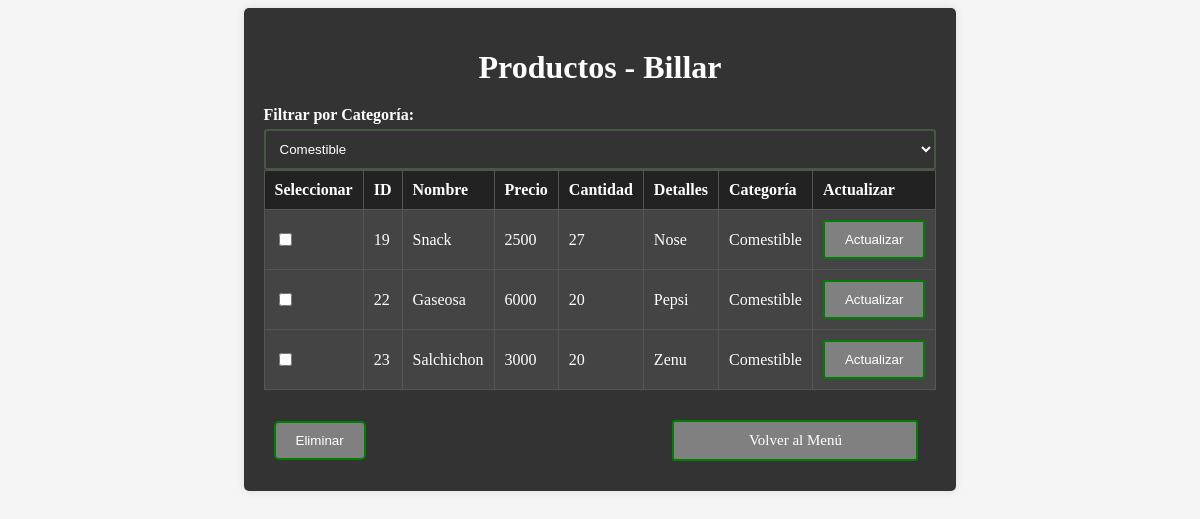
Page /Formularios/Admin/Productos/form_Actua.php?filtro_categoria=5 on the committed database.
### tables this page shows
CREATE TABLE `productos` (
  `id_Productos` int(11) NOT NULL,
  `nombre` varchar(255) NOT NULL,
  `precio` bigint(20) NOT NULL,
  `cantidad` int(11) NOT NULL,
  `detalles` text DEFAULT NULL
);

CREATE TABLE `categorias` (
  `id_Categoria` int(11) NOT NULL,
  `nombre` varchar(255) NOT NULL
);

### Formularios/Admin/Productos/form_Actua.php (the view, shortened to what this page needs)
<!DOCTYPE html>
<html lang="es">
<head>
    <link rel="stylesheet" href="../../../css/form_actua.css?<?php echo time(); ?>">
</head>
<body>
    <div class="container">
        <h1>Productos - Billar</h1>
        <form method="GET" action="form_Actua.php">
        <label for="filtro_categoria">Filtrar por Categoría:</label>
        <select id="filtro_categoria" name="filtro_categoria" onchange="this.form.submit()">
            <?php
            include('../../include/conexion.php');
            $query = "SELECT * FROM categorias";
            $result = $conn->query($query);
            while ($row = $result->fetch_assoc()) {
                $selected = isset($_GET['filtro_categoria']) && $_GET['filtro_categoria'] == $row['id_Categoria'] ? 'selected' : '';
                echo "<option value=\"{$row['id_Categoria']}\" $selected>{$row['nombre']}</option>";
            }
            ?>
        </select>
    </form>
    <form id="form_eliminar" method="POST" action="">
<table border="1">
    <thead>
        <tr>
            <th>Seleccionar</th>
            <th>ID</th>
            <th>Nombre</th>
            <th>Precio</th>
            <th>Cantidad</th>
            <th>Detalles</th>
            <th>Categoría</th>
            <th>Actualizar</th>
        </tr>
    </thead>
    <tbody>
        <?php
        include('../../../include/conexion.php');
            $filtro_categoria = isset($_GET['filtro_categoria']) ? $_GET['filtro_categoria'] : '';
        $query = "
            SELECT p.*, c.nombre AS categoria
            FROM productos p
            JOIN producto_categoria pc ON p.id_Productos = pc.id_Productos
            JOIN categorias c ON pc.id_Categoria = c.id_Categoria
        ";
            if (!empty($filtro_categoria)) {
                $query .= " WHERE pc.id_Categoria = $filtro_categoria";
            }
            $query .= " ORDER BY p.id_Productos ASC";
        $result = $conn->query($query);
        while ($row = $result->fetch_assoc()) {
            echo "<tr>
            <td><input type='checkbox' name='id_producto[]' value='{$row['id_Productos']}'></td>
                <td>{$row['id_Productos']}</td>
                <td>{$row['nombre']}</td>
                <td>{$row['precio']}</td>
                <td>{$row['cantidad']}</td>
                <td>{$row['detalles']}</td>
                <td>{$row['categoria']}</td>
                <td>
                    <button type='button' onclick=\"mostrarFormularioActualizar({$row['id_Productos']}, '{$row['nombre']}', {$row['precio']}, {$row['cantidad']}, '{$row['detalles']}')\">Actualizar</button>
                </td>
            </tr>";
        }
        ?>
    </tbody>
</table>
<input type='button' value='Eliminar' onclick='confirmarEliminacion()' class='botonEliminar'>
<a href="../../../template/Admin.php" class="btn">Volver al Menú</a>
</form>
</div>
</body>
</html>

### css/form_actua.css (style rules this page uses)
body { display: flex; justify-content: center; align-items: flex-start; min-height: 100vh; overflow: auto; background-color: #f5f5f5; }
.container { padding: 20px; background-color: #333; border-radius: 5px; box-shadow: 0 0 10px rgba(0, 0, 0, 0.1); }
h1 { text-align: center; color: white; margin-bottom: 20px; }
table { width: 100%; border-collapse: collapse; background-color: #444; margin-bottom: 20px; }
th, td { padding: 10px; border: 1px solid #555; text-align: left; color: white; }
th { background-color: #222; }
button { background-color: gray; color: #fff; border: 2px solid green; padding: 10px 20px; border-radius: 3px; cursor: pointer; }
.btn { background-color: gray; color: white; border: 2px solid green; padding: 10px 20px; text-align: center; text-decoration: none; display: inline-block; font-size: 15px; margin: 10px 0; cursor: pointer; width: 30%; border-radius: 3px; }
label { font-weight: bold; display: block; margin-bottom: 5px; color: white; }
input[type="text"], input[type="number"], select, textarea { width: 100%; padding: 10px; border: 2px solid #485744; border-radius: 3px; box-sizing: border-box; background-color: #333; color: white; }
.botonEliminar { margin-right: 45%; margin-left: 10px; background-color: gray; color: white; border: 2px solid green; padding: 10px 20px; border-radius: 5px; cursor: pointer; transition: background-color 0.3s ease, color 0.3s ease; }

### rows in the picture
productos: id_Productos "19", nombre "Snack", precio "2500", cantidad "27", detalles "Nose", categorias.nombre "Comestible"
productos: id_Productos "22", nombre "Gaseosa", precio "6000", cantidad "20", detalles "Pepsi", categorias.nombre "Comestible"
productos: id_Productos "23", nombre "Salchichon", precio "3000", cantidad "20", detalles "Zenu", categorias.nombre "Comestible"

### other values in the picture
form field filtro_categoria "Comestible"
